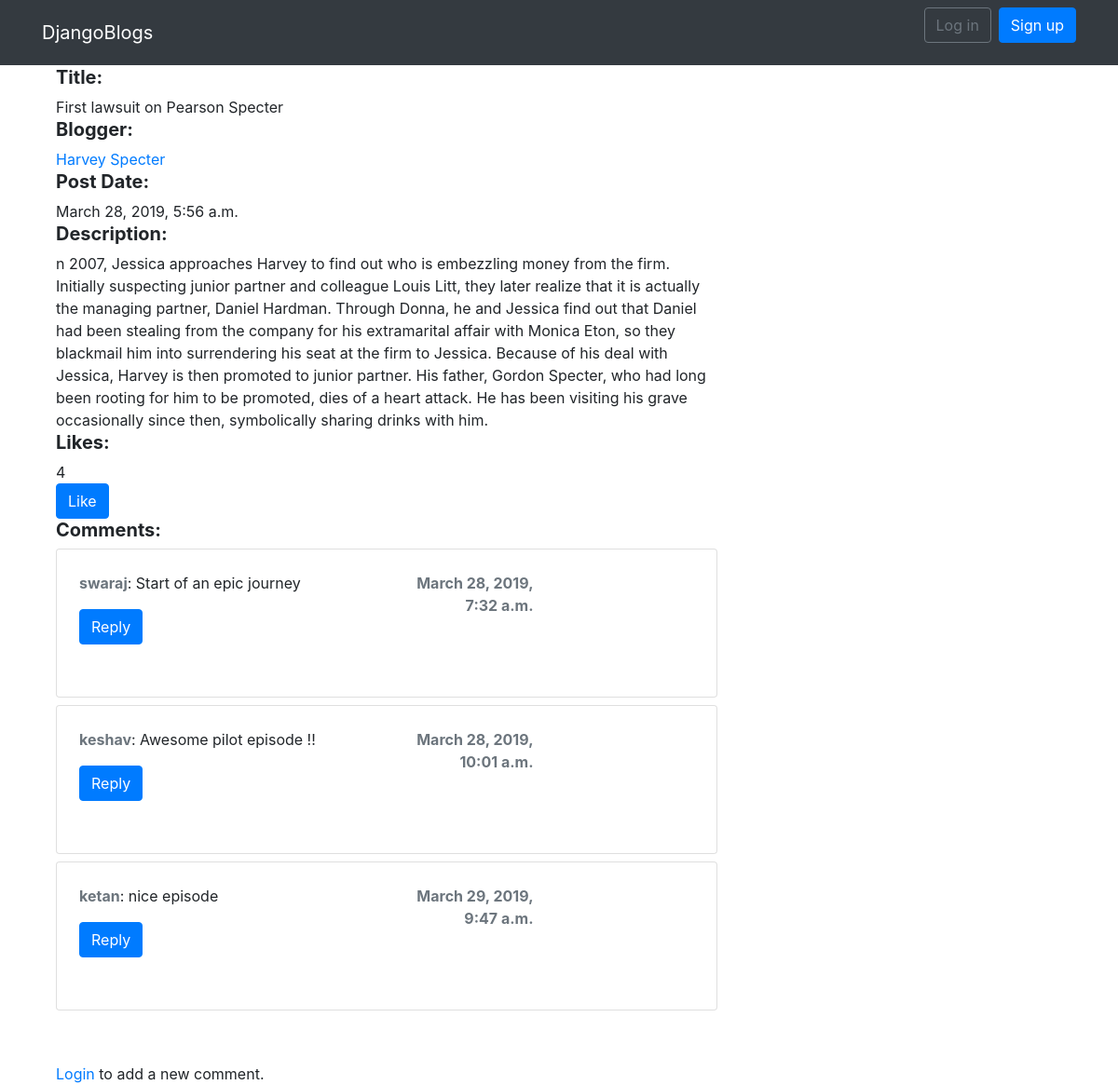
Page /blog/blog/1 on the committed database.
### blog/models.py (models this page shows, shortened)
class Blog(models.Model):
    title = models.CharField(max_length=200, help_text="Enter a title for the blog post", null = True)
    blogger = models.ForeignKey('Blogger', on_delete = models.SET_NULL, null = True)
    date = models.DateTimeField(auto_now=True)
    description = models.TextField(max_length=1000, help_text="Add the blog content", null=True)

class Blogger(models.Model):
    name = models.CharField(max_length=50, help_text="Blogger's name", null=True)
    bio = models.TextField(max_length=200, help_text="Description about the blogger", null=True)
    user = models.ForeignKey(User, null=True, on_delete= models.SET_NULL)
    def __str__(self):
        return self.name

class Comment(models.Model):
    comment = models.CharField(max_length=100, null=True)
    commenter = models.ForeignKey(User,  on_delete = models.SET_NULL, null = True)
    blog = models.ForeignKey(Blog, on_delete = models.SET_NULL, related_name='comments', null = True)
    added_at = models.DateTimeField(auto_now_add=True)

### blog/views.py (the view)
# urls.py: path('blog/<int:pk>', views.BlogDetailView.as_view(), name='blog-detail'),
class BlogDetailView(generic.DetailView):
    model = Blog

### blog/templates/blog/blog_detail.html (shortened to what this page needs)
{% extends 'base_generic.html' %}
{% block content %}
                <h5><strong>Title: </strong> </h5>{{blog.title}}<br>
                <h5><strong>Blogger: </strong></h5><a href=" {% url 'blogger-detail' blog.blogger.pk%}">{{blog.blogger}}</a><br>
                <h5><strong>Post Date: </strong></h5> {{blog.date}}<br>
                <h5><strong>Description: </strong></h5> {{blog.description}}<br>
                <h5><strong>Likes: </strong></h5> {{blog.likes.all.count}}<br>
                <a href="{% url 'like' blog.pk %}" class="btn btn-primary btn-small">Like</a>
                <h5><strong>Comments: </strong></h5>
                {% if blog.comments.all %}
                    {% for comment in blog.comments.all %}
                    <div class="card mb-2">
                        <div class="card-body p-4">
                            <div class="row mb-3">
                                <div class="col-6">
                                        <strong class="text-muted">{{comment.commenter}}</strong>:  {{comment.comment}}<br>
                                        <div class="mt-3">
                                                <a href="{%url 'reply-comment' blog.pk comment.pk %}" class="btn btn-primary btn-small">Reply</a>
                                        </div>
                                </div>
                                <div class="col-3 text-right">
                                        <strong class="text-muted">{{comment.added_at}}</strong>
                                </div>
                            </div>
                        </div>
                    </div>
                    {% endfor %}
                {% endif %}
                <br><br>
                {% if user.is_authenticated %}
                <a href="{% url 'blog-comment' blog.pk %}">Add a new comment</a>
                {% else %}
                <a href="{% url 'login'%}?next={{request.path}}">Login</a> to add a new comment.
                {% endif %}
{% endblock %}

### rows in the picture
Blog: title "First lawsuit on Pearson Specter", blogger "Harvey Specter", date "March 28, 2019, 5:56 a.m.", description "n 2007, Jessica approaches Harvey to find out who is embezzling money from the firm. Initially suspecting junior partner and colleague Louis Litt, they later realize that it is actually the managing partner, Daniel Hardman. Through Donna, he and Jessica find out that Daniel had been stealing from the company for his extramarital affair with Monica Eton, so they blackmail him into surrendering his seat at the firm to Jessica. Because of his deal with Jessica, Harvey is then promoted to junior partner. His father, Gordon Specter, who had long been rooting for him to be promoted, dies of a heart attack. He has been visiting his grave occasionally since then, symbolically sharing drinks with…", likes.all.count "4"
Comment: commenter "swaraj", comment "Start of an epic journey", added_at "March 28, 2019, 7:32 a.m."
Comment: commenter "keshav", comment "Awesome pilot episode !!", added_at "March 28, 2019, 10:01 a.m."
Comment: commenter "ketan", comment "nice episode", added_at "March 29, 2019, 9:47 a.m."
